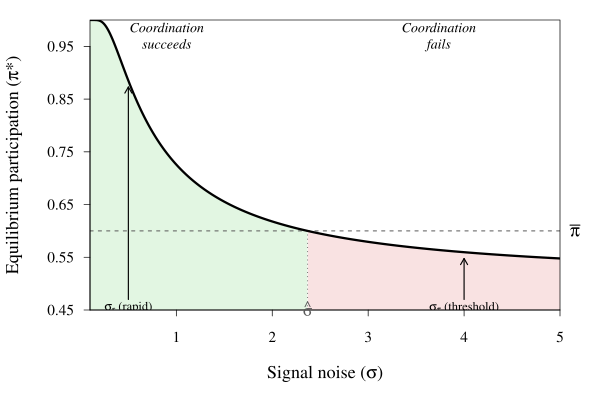

Write R code to recreate this figure.
omega_0 <- 1.0
omega_star <- 0.4
pi_bar <- 0.6
sigma <- seq(0.1, 5, length.out = 1000)
pi_star <- 1 - pnorm((omega_star - omega_0) / sigma)
sigma_hat <- (omega_star - omega_0) / qnorm(1 - pi_bar)

pdf("figures/fig_threshold_plot.pdf", width = 6, height = 4, family = "serif")
par(mar = c(4.5, 4.5, 1.0, 2.0), mgp = c(3, 0.8, 0))
y_lo <- 0.45; y_hi <- 1.0
plot(NULL, xlim = c(0.1, 5), ylim = c(y_lo, y_hi),
     xlab = "", ylab = "", axes = FALSE, xaxs = "i", yaxs = "i")

idx_left <- sigma <= sigma_hat
polygon(x = c(sigma[idx_left], rev(sigma[idx_left])),
        y = c(rep(y_lo, sum(idx_left)), rev(pi_star[idx_left])),
        col = rgb(0.75, 0.92, 0.75, 0.45), border = NA)
idx_right <- sigma >= sigma_hat
polygon(x = c(sigma[idx_right], rev(sigma[idx_right])),
        y = c(rep(y_lo, sum(idx_right)), rev(pi_star[idx_right])),
        col = rgb(0.95, 0.75, 0.75, 0.45), border = NA)

segments(x0 = par("usr")[1], y0 = pi_bar, x1 = par("usr")[2], y1 = pi_bar,
         lty = 2, lwd = 1.0, col = "grey35")
segments(x0 = sigma_hat, y0 = y_lo, y1 = pi_bar, lty = 3, lwd = 1.0, col = "grey35")
lines(sigma, pi_star, lwd = 2.2, col = "black")

axis(1, at = 0:5, cex.axis = 0.95, tcl = -0.3, lwd = 0.7)
axis(2, at = seq(y_lo, y_hi, by = 0.1), las = 1, cex.axis = 0.95, tcl = -0.3, lwd = 0.7)
box(lwd = 0.7)
mtext(expression("Signal noise (" * sigma * ")"), side = 1, line = 2.8, cex = 1.1)
mtext(expression("Equilibrium participation (" * pi * "*)"), side = 2, line = 3.2, cex = 1.1)
mtext(expression(bar(pi)), side = 4, at = pi_bar, las = 1, line = 0.5, cex = 1.05)
mtext(expression(hat(sigma)), side = 1, at = sigma_hat, line = -0.5, cex = 0.95, col = "grey35")

text(x = sigma_hat * 0.38, y = 0.97, labels = "Coordination\nsucceeds",
     cex = 0.82, font = 3, adj = 0.5)
text(x = sigma_hat + (5 - sigma_hat) * 0.52, y = 0.97, labels = "Coordination\nfails",
     cex = 0.82, font = 3, adj = 0.5)

sigma_r_pos <- 0.5
arrows(x0 = sigma_r_pos, y0 = y_lo + 0.02,
       x1 = sigma_r_pos, y1 = 1 - pnorm((omega_star - omega_0) / sigma_r_pos) - 0.012,
       length = 0.07, lwd = 1.1)
text(x = sigma_r_pos, y = y_lo + 0.005, labels = expression(sigma[r] ~ "(rapid)"),
     cex = 0.78, adj = 0.5)

sigma_tau_pos <- 4.0
arrows(x0 = sigma_tau_pos, y0 = y_lo + 0.02,
       x1 = sigma_tau_pos, y1 = 1 - pnorm((omega_star - omega_0) / sigma_tau_pos) - 0.012,
       length = 0.07, lwd = 1.1)
text(x = sigma_tau_pos, y = y_lo + 0.005, labels = expression(sigma[tau] ~ "(threshold)"),
     cex = 0.78, adj = 0.5)
dev.off()
